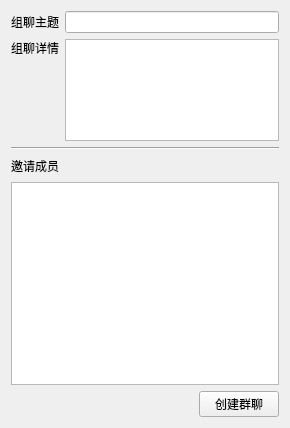
<?xml version="1.0" encoding="UTF-8"?>
<ui version="4.0">
 <class>JC_NewGroupWidget</class>
 <widget class="QWidget" name="JC_NewGroupWidget">
  <property name="geometry">
   <rect>
    <x>0</x>
    <y>0</y>
    <width>290</width>
    <height>428</height>
   </rect>
  </property>
  <property name="windowTitle">
   <string>JC_NewGroupDialog</string>
  </property>
  <layout class="QGridLayout" name="gridLayout">
   <item row="0" column="0">
    <layout class="QVBoxLayout" name="verticalLayout_2" stretch="0,2,0,0,4,0">
     <item>
      <layout class="QHBoxLayout" name="horizontalLayout">
       <item>
        <widget class="QLabel" name="label">
         <property name="text">
          <string>&lt;html&gt;&lt;head/&gt;&lt;body&gt;&lt;p&gt;组聊主题&lt;/p&gt;&lt;/body&gt;&lt;/html&gt;</string>
         </property>
        </widget>
       </item>
       <item>
        <widget class="QLineEdit" name="lineEdit"/>
       </item>
      </layout>
     </item>
     <item>
      <layout class="QHBoxLayout" name="horizontalLayout_2">
       <item>
        <layout class="QVBoxLayout" name="verticalLayout">
         <item>
          <widget class="QLabel" name="label_2">
           <property name="text">
            <string>&lt;html&gt;&lt;head/&gt;&lt;body&gt;&lt;p&gt;组聊详情&lt;/p&gt;&lt;/body&gt;&lt;/html&gt;</string>
           </property>
          </widget>
         </item>
         <item>
          <spacer name="verticalSpacer">
           <property name="orientation">
            <enum>Qt::Vertical</enum>
           </property>
           <property name="sizeHint" stdset="0">
            <size>
             <width>20</width>
             <height>40</height>
            </size>
           </property>
          </spacer>
         </item>
        </layout>
       </item>
       <item>
        <widget class="QTextEdit" name="textEdit"/>
       </item>
      </layout>
     </item>
     <item>
      <widget class="Line" name="line">
       <property name="orientation">
        <enum>Qt::Horizontal</enum>
       </property>
      </widget>
     </item>
     <item>
      <layout class="QHBoxLayout" name="horizontalLayout_3">
       <item>
        <widget class="QLabel" name="label_3">
         <property name="text">
          <string>邀请成员</string>
         </property>
        </widget>
       </item>
       <item>
        <spacer name="horizontalSpacer_3">
         <property name="orientation">
          <enum>Qt::Horizontal</enum>
         </property>
         <property name="sizeHint" stdset="0">
          <size>
           <width>40</width>
           <height>20</height>
          </size>
         </property>
        </spacer>
       </item>
      </layout>
     </item>
     <item>
      <widget class="QListWidget" name="lstOnlinePeople"/>
     </item>
     <item>
      <layout class="QHBoxLayout" name="horizontalLayout_4">
       <item>
        <spacer name="horizontalSpacer_2">
         <property name="orientation">
          <enum>Qt::Horizontal</enum>
         </property>
         <property name="sizeHint" stdset="0">
          <size>
           <width>40</width>
           <height>20</height>
          </size>
         </property>
        </spacer>
       </item>
       <item>
        <widget class="QPushButton" name="btnNewGroup">
         <property name="text">
          <string>创建群聊</string>
         </property>
        </widget>
       </item>
      </layout>
     </item>
    </layout>
   </item>
  </layout>
 </widget>
 <layoutdefault spacing="6" margin="11"/>
 <resources/>
 <connections/>
</ui>
